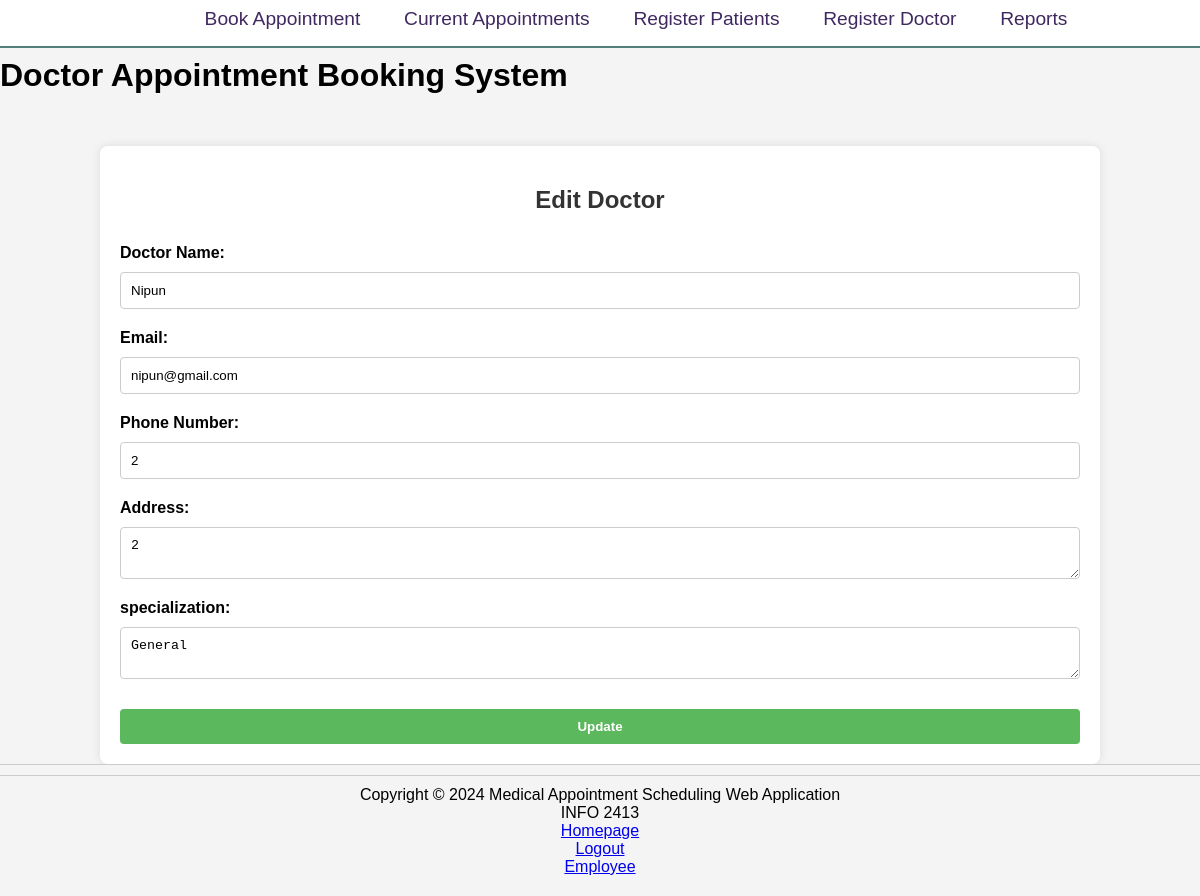
The app's page /admin/edit_doctor.php?medicalLicence=3 with its own data.
### tables this page shows
CREATE TABLE `doctors` (
  `medicalLicence` int(11) NOT NULL,
  `doctorName` text NOT NULL,
  `email` text NOT NULL,
  `phoneNo` int(11) NOT NULL,
  `address` text NOT NULL,
  `specialization` text NOT NULL
);

### admin/edit_doctor.php (the view, shortened to what this page needs)
<?php include('header.php'); ?>
<?php
$servername = "localhost";
$username = "root";
$password = "";
$dbname = "project_final";
$conn = new mysqli($servername, $username, $password, $dbname);
$doctor = null;
if ($_SERVER['REQUEST_METHOD'] == 'POST' && isset($_POST['update'])) {
    $medicalLicence = $_POST['medicalLicence'];
    $email = $_POST['email'];
    $phoneNo = $_POST['phoneNo'];
    $address = $_POST['address'];
    $specialization = $_POST['specialization'];
    $doctorName = $_POST['doctorName'];
    $sql = "UPDATE doctors SET medicalLicence='$medicalLicence', doctorName='$doctorName', email='$email', phoneNo='$phoneNo', address='$address', specialization='$specialization' WHERE medicalLicence='$medicalLicence'";
    if ($conn->query($sql) === TRUE) {
        echo "<div class='container'><p style='color: green;'>Doctor updated successfully</p></div>";
        echo "<script>setTimeout(function(){ window.location.href = 'register_doctor.php'; }, 2000);</script>";
    } else {
        echo "<div class='container'><p style='color: red;'>Error: " . $sql . "<br>" . $conn->error . "</p></div>";
    }
} else {
    $medicalLicence = $_GET['medicalLicence'];
    $sql = "SELECT * FROM doctors WHERE medicalLicence='$medicalLicence'";
    $result = $conn->query($sql);
    if ($result->num_rows > 0) {
        $doctor = $result->fetch_assoc();
    }
}
?>
<div class="container">
    <h2>Edit Doctor</h2>
    <?php if ($doctor): ?>
        <form action="edit_doctor.php" method="post">
            <label for="doctorName">Doctor Name:</label>
            <input type="text" id="doctorName" name="doctorName" value="<?php echo $doctor['doctorName']; ?>" required>
            <label for="email">Email:</label>
            <input type="email" id="email" name="email" value="<?php echo $doctor['email']; ?>" required>
            <label for="phoneNo">Phone Number:</label>
            <input type="text" id="phoneNo" name="phoneNo" value="<?php echo $doctor['phoneNo']; ?>" required>
            <label for="address">Address:</label>
            <textarea id="address" name="address" required><?php echo $doctor['address']; ?></textarea>
            <label for="specialization">specialization:</label>
            <textarea id="specialization" name="specialization" required><?php echo $doctor['specialization']; ?></textarea>
            <input type="submit" name="update" value="Update">
        </form>
    <?php else: ?>
        <p>No doctor found with the given Health Number.</p>
    <?php endif; ?>
</div>
<footer>
    <?php include('footer.php'); ?>
</footer>

### style.css (style rules this page uses)
body { font-family: Arial, sans-serif; background-color: #f4f4f4; margin: 0; padding: 0; min-height: 100vh; display: flex; flex-direction: column; }
.container { width: 80%; margin: auto; background: white; padding: 20px; box-shadow: 0 0 10px rgba(0, 0, 0, 0.1); margin-top: 30px; border-radius: 8px; flex-grow: 1; display: flex; flex-direction: column; }
footer { text-align: center; padding: 10px 0; background: #f4f4f4; border-top: 1px solid #ccc; }

### admin/edit_doctor.php (style rules this page uses)
body { font-family: Arial, sans-serif; background-color: #f4f4f4; margin: 0; padding: 0; min-height: 100vh; display: flex; flex-direction: column; }
.container { width: 80%; margin: auto; background: white; padding: 20px; box-shadow: 0 0 10px rgba(0, 0, 0, 0.1); margin-top: 30px; border-radius: 8px; flex-grow: 1; display: flex; flex-direction: column; }
h2 { text-align: center; color: #333; margin-bottom: 20px; }
form { display: flex; flex-direction: column; }
label { margin: 10px 0 5px; font-weight: bold; }
input[type="text"], input[type="number"], input[type="email"], textarea, select { padding: 10px; margin: 5px 0 10px; border: 1px solid #ccc; border-radius: 4px; width: 100%; box-sizing: border-box; }
input[type="submit"] { padding: 10px; background: #5cb85c; border: 0; border-radius: 4px; color: white; font-weight: bold; cursor: pointer; width: 100%; margin-top: 20px; }
footer { text-align: center; padding: 10px 0; background: #f4f4f4; border-top: 1px solid #ccc; }

### records on screen
doctors: doctorName "Nipun", email "nipun@gmail.com", phoneNo "2", address "2", specialization "General"
